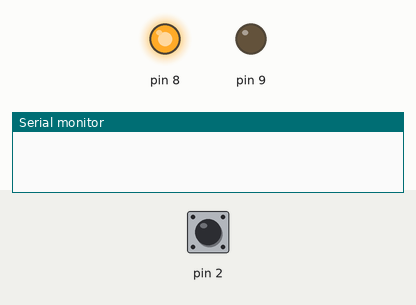
Simulated run of this sketch. Board: Arduino Uno, built with avr-gcc and run on an emulated ATmega328P. Shown: output pins drawn as LEDs (lit = HIGH), the last lines printed to the serial monitor. The inputs (shaded band) are chosen by the test bench; at power-on: pin 2 HIGH. Random numbers use the default seed unless the sketch sets one.

Above: at 4.1 s.
4.2 s: pin 2 pulled LOW for 0.15 s
At 5.1 s:
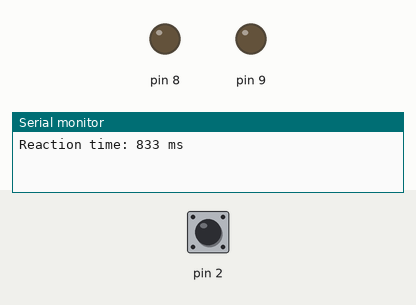
7.3 s: pin 2 pulled LOW for 3.2 s
At 8.44 s:
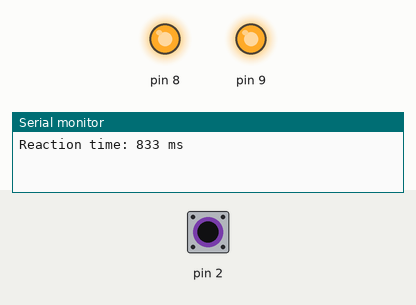
Timing chart, 0 to 15.7 s (numbered marks = the images above; inputs shaded):
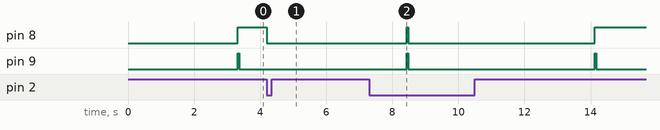

Measured:
- after the input at 4.2 s, pin 8: HIGH → LOW at once
- by itself, pin 9: alternates HIGH for 0.05 s and LOW for 5.6 s

The sketch:

reaction_time_game.ino
```cpp
void setup() {
  pinMode(2, INPUT_PULLUP);
  pinMode(8, OUTPUT);
  pinMode(9, OUTPUT);

  Serial.begin(9600);
  randomSeed(analogRead(A0));
}

void loop() {
  digitalWrite(8, LOW);
  digitalWrite(9, LOW);

  while (digitalRead(2) == LOW) {
    delay(10);
  }

  delay(random(2000, 5001));

  digitalWrite(8, HIGH);
  digitalWrite(9, HIGH);
  delay(50);
  digitalWrite(9, LOW);

  unsigned long startTime = millis();

  while (digitalRead(2) == HIGH) {
  }

  unsigned long reactionTime = millis() - startTime;

  digitalWrite(8, LOW);

  Serial.print("Reaction time: ");
  Serial.print(reactionTime);
  Serial.println(" ms");

  while (digitalRead(2) == LOW) {
    delay(10);
  }

  delay(1500);
}
```
